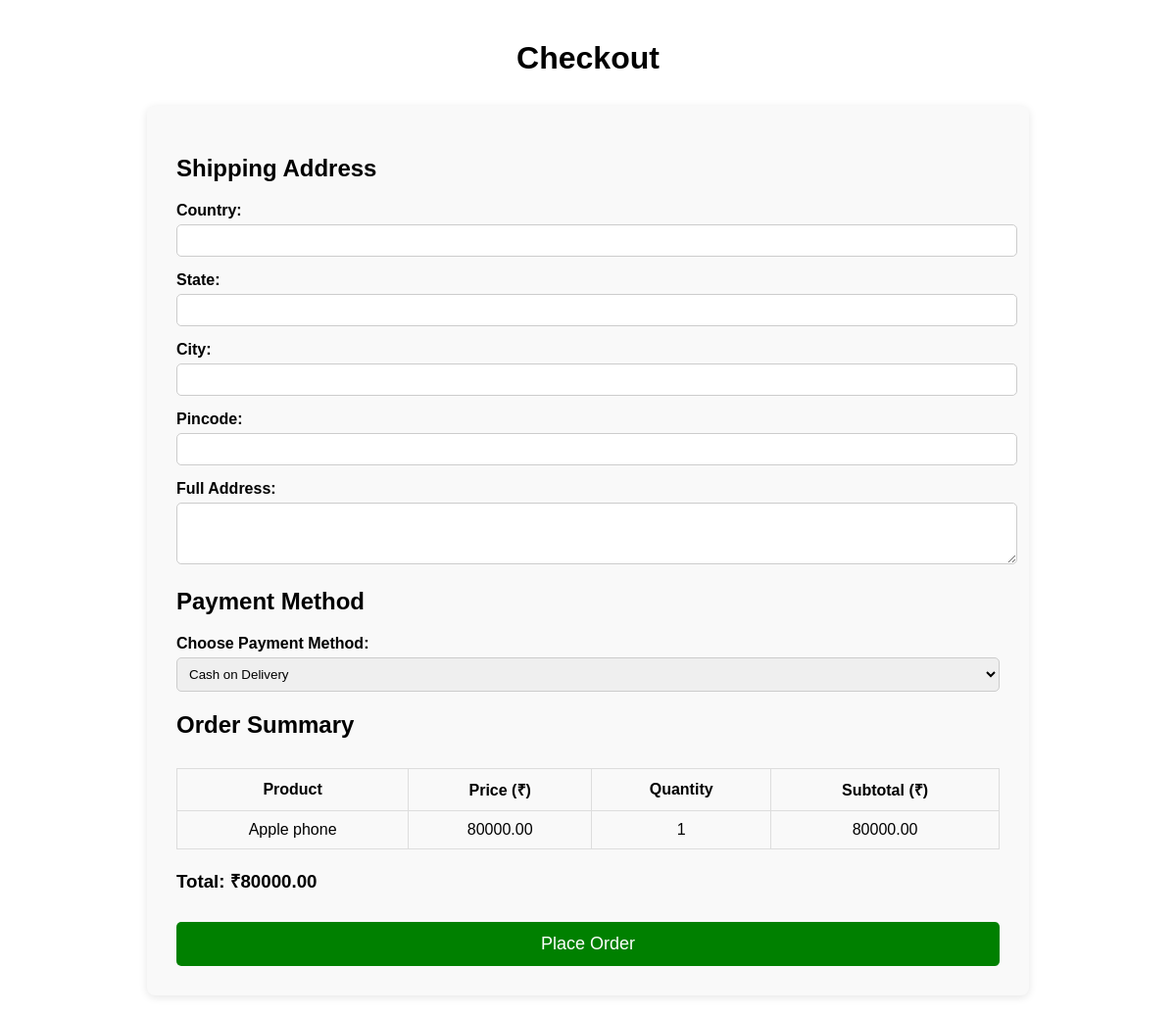
Page /api/checkout/ (signed in) on the committed database.
### store/models.py (models this page shows, shortened)
class CartItem(models.Model):
    user=models.ForeignKey(User,on_delete=models.CASCADE,related_name='cart_items')
    product=models.ForeignKey(Product,on_delete=models.CASCADE)
    quantity=models.PositiveIntegerField(default=1)
    added_at=models.DateTimeField(auto_now_add=True)
    class Meta:
        unique_together=('user','product')

class Product(models.Model):
    name=models.CharField(max_length=50)
    description=models.TextField()
    price=models.DecimalField(max_digits=10,decimal_places=2)
    category=models.CharField(max_length=50)
    image=models.ImageField(upload_to='products/')

### store/views.py (the view, shortened to what this page needs)
# urls.py: path('checkout/', views.CheckoutView.as_view(), name='checkout'),
class CheckoutView(View):
    def get(self, request):
        cart_items = CartItem.objects.filter(user=request.user)
        for item in cart_items:
            item.subtotal = item.product.price * item.quantity
        total = sum(item.product.price * item.quantity for item in cart_items)
        return render(request, 'store/checkout.html', {'cart_items': cart_items, 'total': total})

### templates/store/checkout.html (shortened to what this page needs)
<!DOCTYPE html>
<html lang="en">
<head>
</head>
<body>
<h1>Checkout</h1>
<form method="POST">
    <h2>Shipping Address</h2>
    <label for="country">Country:</label>
    <input type="text" name="country" id="country" required>
    <label for="state">State:</label>
    <input type="text" name="state" id="state" required>
    <label for="city">City:</label>
    <input type="text" name="city" id="city" required>
    <label for="pincode">Pincode:</label>
    <input type="text" name="pincode" id="pincode" required>
    <label for="address_line">Full Address:</label>
    <textarea name="address_line" id="address_line" rows="3" required></textarea>
    <h2>Payment Method</h2>
    <label for="payment_method">Choose Payment Method:</label>
    <select name="payment_method" id="payment_method" required>
        <option value="COD">Cash on Delivery</option>
    </select>
    <h2>Order Summary</h2>
    <table>
        <thead>
            <tr>
                <th>Product</th>
                <th>Price (₹)</th>
                <th>Quantity</th>
                <th>Subtotal (₹)</th>
            </tr>
        </thead>
        <tbody>
            {% for item in cart_items %}
            <tr>
                <td>{{ item.product.name }}</td>
                <td>{{ item.product.price }}</td>
                <td>{{ item.quantity }}</td>
                <td>{{ item.subtotal }}</td>
            </tr>
            {% endfor %}
        </tbody>
    </table>
    <h3>Total: ₹{{ total }}</h3>
    <button type="submit">Place Order</button>
</form>
</body>
</html>

### templates/store/checkout.html (style rules this page uses)
body { font-family: Arial, sans-serif; max-width: 900px; margin: auto; padding: 20px; }
h1 { text-align: center; margin-bottom: 30px; }
form { background: #f9f9f9; padding: 30px; border-radius: 8px; box-shadow: 0 2px 8px rgba(0,0,0,0.1); }
label { display: block; margin-top: 15px; font-weight: bold; }
input[type="text"], textarea, select { width: 100%; padding: 8px; margin-top: 5px; border: 1px solid #ccc; border-radius: 5px; }
table { width: 100%; margin-top: 30px; border-collapse: collapse; }
th, td { padding: 10px; border: 1px solid #ddd; text-align: center; }
button { display: block; width: 100%; padding: 12px; background: green; color: white; border: none; border-radius: 5px; font-size: 18px; margin-top: 30px; cursor: pointer; }

### rows in the picture
CartItem: product.name "Apple phone", product.price "80000.00", quantity "1", subtotal "80000.00"

### other values in the picture
{{ total }} "80000.00"
